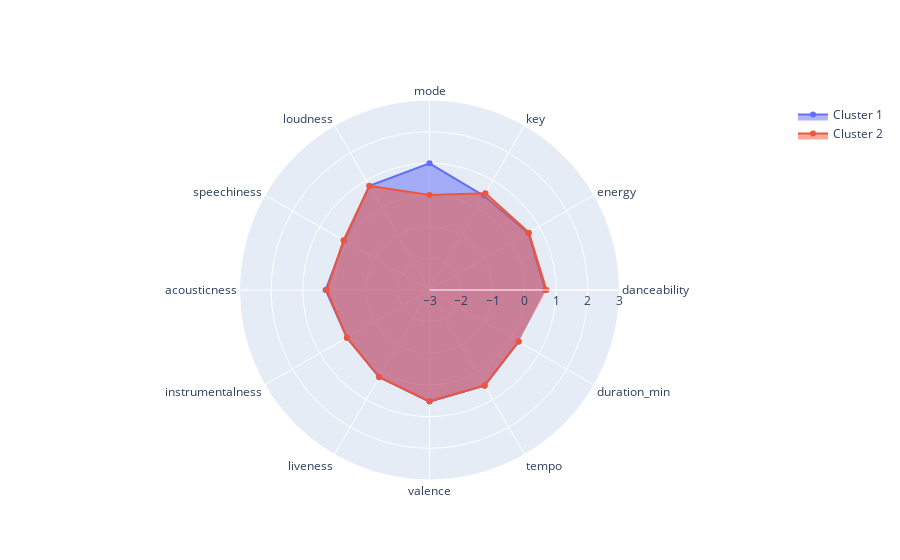

Write notebook code for a chart like this one.
### Code cell
numeric_columns = ['danceability', 'energy', 'key', 'mode', 'loudness', 'speechiness', 'acousticness', 'instrumentalness', 'liveness', 'valence', 'tempo', 'duration_min']

# Define optimal number of clusters
optimal_k = 2  # fill this in

# Perform K-means on the numeric columns
kmeans = KMeans(n_clusters=optimal_k, random_state=0)
charts['cluster'] = kmeans.fit_predict(charts[numeric_columns])

# Group by cluster and create a summary for the hover text
df_grouped = charts.groupby('cluster').agg(artist_names=('artist_names', ', '.join), 
                                        track_name=('track_name', ', '.join)).reset_index()

# Create radar chart
fig = go.Figure()

# Add a line for each cluster center
for i in range(optimal_k):
    fig.add_trace(go.Scatterpolar(
        r=kmeans.cluster_centers_[i],
        theta=numeric_columns,
        fill='toself',
        name=f'Cluster {i+1}',
        hovertext=df_grouped[df_grouped.cluster == i][['artist_names', 'track_name']].values,
        hoverinfo="text"
    ))

# Update layout
fig.update_layout(
    polar=dict(radialaxis=dict(visible=True, range=[-3, 3])),
    showlegend=True
)

fig.show()
